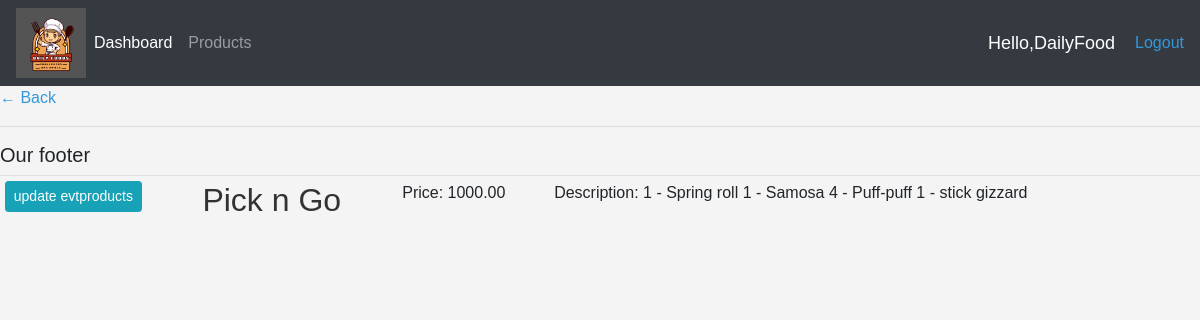
The page /evtproducts/4/ (signed in) on the database its author committed.
### smallchop/models.py (models this page shows, shortened)
class EvtProduct(models.Model):
    name = models.CharField(max_length=200, null=True)
    price = models.DecimalField(max_digits=7, decimal_places=2)
    description = models.TextField(max_length=500, null=True, blank=True)
    evtimage = models.ImageField( upload_to="images/products", null=True, blank=True)

### smallchop/decorators.py (the view)
        def wrapper_func(request, *args, **kwargs):
            group = None
            if request.user.groups.exists():
                group = request.user.groups.all()[0].name
            if group in allowed_roles:
              return view_func(request, *args, **kwargs)
            else:
                return HttpResponse('you are not allowed to view this page')

### smallchop/views.py (called while the page is built)
@login_required(login_url='login')
@allowed_users(allowed_roles=['admin'])
def evtproduct_detail(request, pk):
    evtproduct = get_object_or_404(EvtProduct, pk=pk)
    return render(request, 'admin/evtproduct_detail.html', {'evtproduct': evtproduct})

### templates/admin/evtproduct_detail.html (shortened to what this page needs)
{% extends 'admin/base.html' %}
{% block content %}
<p><a href="{% url 'evtproduct_list' %}">&#8592; Back</a></p>
<table class=" table table-sm">
  <tr>
    <td><a class="btn btn-sm btn-info"  href="{% url 'evtproduct_update' evtproduct.pk %}">update evtproducts</a></td>
    <td><h2>{{ evtproduct.name }}</h2></td>
    <td><p>Price: {{ evtproduct.price }}</p></td>
    <td><p>Description: {{ evtproduct.description }}</p></td>
  </tr>
{% endblock %}

### templates/admin/Navbar.html (shortened to what this page needs)
{% load static %}
<nav class="navbar navbar-expand-lg navbar-dark bg-dark">
    <Img src="{% static 'images/logo/Logo2.png' %}" height="70px" width="70px">
    <div class="collapse navbar-collapse" id="navbarNavAltMarkup">
      <ul class="navbar-nav">
        <li class="navbar-nav">
        <a class="nav-link active" href="{% url 'home' %}">Dashboard</a>
        </li>
        <li class="navbar-nav">
        <a class="nav-link" href="{% url 'product_list' %}">Products</a>
        </li>
      </ul>
    </div>
    <span class="hello-msg">Hello,{{request.user}}</span>
    <span><a href="{% url 'logout' %}">Logout</a></span>
</nav>

### static/css/real.css (style rules this page uses)
body { background-color: #ebeff5; }

### static/css/admin.css (style rules this page uses)
body, h1, h2, p, ul, li { margin: 0; padding: 0; }
body { font-family: Arial, sans-serif; background-color: #f4f4f4; }
h2 { color: #333; }
a { text-decoration: none; color: #3498db; }
body, h1, h2, h3, p, ul, li { margin: 0; padding: 0; }
ul { list-style: none; }
li { margin-bottom: 10px; }

### templates/admin/Navbar.html (style rules this page uses)
.hello-msg { font-size: 18px; color: #fff; margin-right: 20px; }

### rows shown on the page
EvtProduct: name "Pick n Go", price "1000.00", description "1 - Spring roll 1 - Samosa 4 - Puff-puff 1 - stick gizzard"

### other values the page prints
{{ request.user }} "DailyFood"
